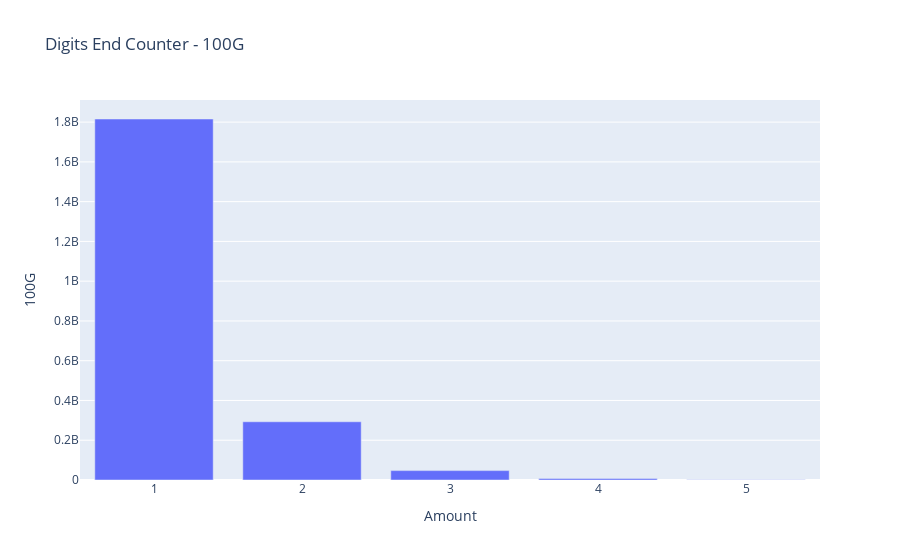

Notebook code cell kept with this figure:
### Code cell
fig = px.bar(df_DEC, x = 'Amount', y = '100G', labels = {'x': 'Ilośc wielkich liter w haśle', 'y':'Liczba haseł'}, title = 'Digits End Counter - 100G')
fig

### Figure 1 — Plotly figure (JSON) as saved in the notebook; plotly's stock layout.template omitted (floating-point values rounded to 4 significant figures)
{"data": [{"alignmentgroup": "True", "hovertemplate": "Amount=%{x}<br>100G=%{y}<extra></extra>", "legendgroup": "", "marker": {"color": "#636efa", "pattern": {"shape": ""}}, "name": "", "offsetgroup": "", "orientation": "v", "showlegend": false, "textposition": "auto", "type": "bar", "x": [1, 2, 3, 4, 5], "xaxis": "x", "y": [1815640370, 292844700, 47227000, 7590000, 1500000], "yaxis": "y"}], "layout": {"barmode": "relative", "legend": {"tracegroupgap": 0}, "title": {"text": "Digits End Counter - 100G"}, "xaxis": {"anchor": "y", "domain": [0, 1], "title": {"text": "Amount"}}, "yaxis": {"anchor": "x", "domain": [0, 1], "title": {"text": "100G"}}}}
